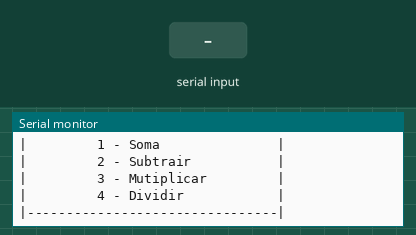
The sketch below on a simulated Arduino Uno, built with avr-gcc and run on an emulated ATmega328P. Parts: the last lines printed to the serial monitor. The test bench sets the inputs (shaded band).

Above: at 1.0 s.
1.1 s: "s" received over Serial
At 3.1 s:
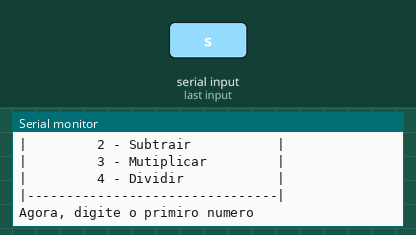
3.6 s: "90,45,200\n" received over Serial
At 3.7 s:
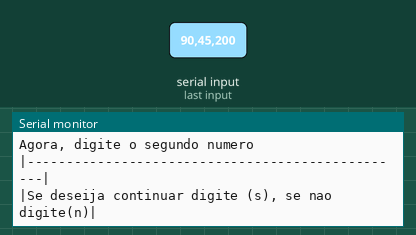

The sketch:

calculadora_com_menu_1.ino
```cpp
// C++ code
//

//Variavel
float resultado;

float soma = 0;
float subtracao = 0;
float divicao = 0;
float multiplicacao = 0;
int   escolhaDaOperacao = 0;
int   contador = 0;

float somar (float numero1,float numero2,float numero3 = 5){
  return    (numero1 + numero2 + numero3);
}

void setup()
{
  Serial.begin(9600);
    float numero1 = 0;
    float numero2 = 0;

  do{

    Serial.println("           BEM VINDO!             ");
    Serial.println("|--------------------------------|");
    Serial.println("|escolha uma das opcoes/operacoes|");
    Serial.println("|         1 - Soma               |");
    Serial.println("|         2 - Subtrair           |");
    Serial.println("|         3 - Mutiplicar         |");
    Serial.println("|         4 - Dividir            |");
    Serial.println("|--------------------------------|");

    while (!Serial.available()){}//espera o usuario digitar

    escolhaDaOperacao = Serial.parseInt();

    Serial.println("Agora, digite o primiro numero");
    while (!Serial.available());
    numero1 = Serial.parseFloat();
    Serial.println("Agora, digite o segundo numero");
    while (!Serial.available());
    numero2 = Serial.parseFloat();

    switch (escolhaDaOperacao){
      case 1:

      resultado = somar(numero1, numero2);
      Serial.println("|-------------------------------------------------|");
      Serial.println("|Resutado da soma eh: " + String (resultado)+ "                        |");
      Serial.println("|-------------------------------------------------|");
      break;
      case 2:
      subtracao     = numero1 - numero2;
      Serial.println("|-------------------------------------------------|");
      Serial.println("|Resutado da subtracao eh: " + String (subtracao)  + "                   |" );
      Serial.println("|-------------------------------------------------|");

      break;

      case 3:
      multiplicacao = numero1 * numero2;
      Serial.println("|-------------------------------------------------|");
      Serial.println("|Resutado da subtracao eh: " + String (multiplicacao) + "                   |" );
      Serial.println("|-------------------------------------------------|");

      break;

      case 4:

      divicao = numero1 / numero2;
      Serial.println("|-------------------------------------------------|");
      Serial.println("|Resutado da divicao eh: " + String (divicao)+ "                     |" );
      Serial.println("|-------------------------------------------------|");
      break;

    }

    Serial.println("|-------------------------------------------------|");
    Serial.println("|Se deseija continuar digite (s), se nao digite(n)|");
    Serial.println("|-------------------------------------------------|");
    while (!Serial.available()){}

    if (Serial.readString() == "s"){
      contador++;
    }
    else{
      contador = 0;
      Serial.println("|-----------------------------------------|");
      Serial.println("|Ate mais, obrigado por usar a calculadora|");
      Serial.println("|     caso queira voltar, reinicie        |");
      Serial.println("|-----------------------------------------|");

    }
  }
  while( contador != 0 );

}

void loop()
{

}
```

Measured:
- after the input at 1.1 s, the serial monitor: prints a new line after 1.0 s (image 1)
- after the input at 3.6 s, the serial monitor: prints a new line at once (image 2)
